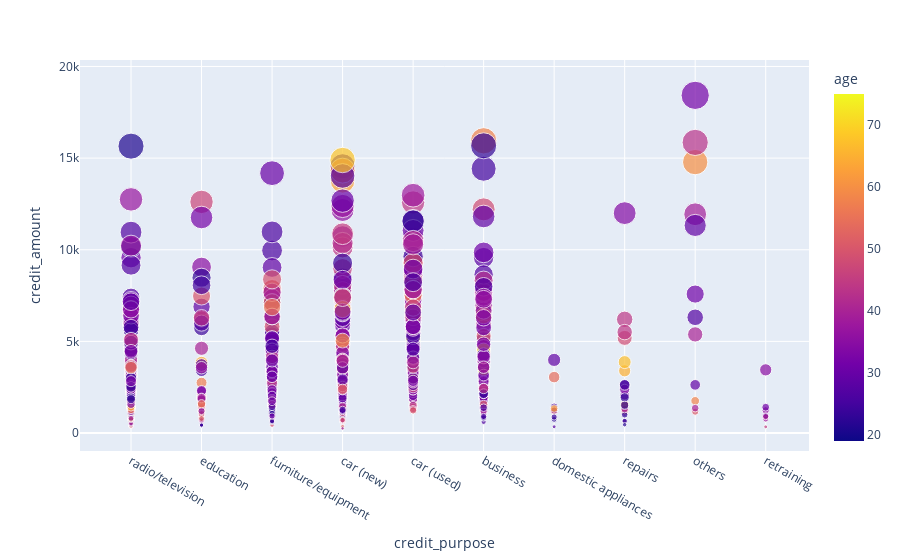

Notebook source saved alongside this figure:
### Markdown cell above
### Which purposes of credit are more frequent?
    - What femaleS make loan more frequently for?
    - What maleS make loan more frequently for?

### Code cell
row = df[['credit_purpose', 'credit_amount', 'age', 'gender']]

credit_purpose_dict = {
    'A40': 'car (new)',
    'A41': 'car (used)',
    'A42': 'furniture/equipment',
    'A43': 'radio/television',
    'A44': 'domestic appliances',
    'A45': 'repairs',
    'A46': 'education',
    'A47': 'vacation',
    'A48': 'retraining',
    'A49': 'business',
    'A410': 'others'
}
row['credit_purpose'] = row['credit_purpose'].map(credit_purpose_dict)

print('The list of loans needs by desceding order: \n', row['credit_purpose'].value_counts())
print('The list of loans needs for male gender by desceding order: \n', row[row['gender'] == 'male']['credit_purpose'].value_counts())
print('The list of loans needs for female gender by desceding order: \n', row[row['gender'] == 'female']['credit_purpose'].value_counts())

# filtered by age
print('The list of loans needs for male gender by desceding order: \n', row[row['gender'] == 'male']['credit_purpose'].value_counts())
print('The list of loans needs for female gender by desceding order: \n', row[row['gender'] == 'female']['credit_purpose'].value_counts())

fig = px.scatter(row, x=row['credit_purpose'], y='credit_amount', color='age',
                 size='credit_amount', hover_data=['credit_purpose'])
fig.show()

# Conclusion
# - The list of ALL loans needs by desceding order per male AND female:
# radio/television       280
# car (new)              234
# furniture/equipment    181
# car (used)             103
# business                97
# education               50
# repairs                 22
# others                  12
# domestic appliances     12
# retraining               9

# - The TOP 5 list of loans needs for male gender by desceding order:
# radio/television       195
# car (new)              164
# furniture/equipment    107
# car (used)              79
# business                78

# - The TOP 5 list of loans needs for female gender by desceding order:
# radio/television       85
# furniture/equipment    74
# car (new)              70
# car (used)             24
# education              21
# business               19

### Figure 1 — Plotly figure (JSON) as saved in the notebook; plotly's stock layout.template omitted (floating-point values rounded to 4 significant figures; data arrays with more than 128 entries replaced by an {"elided": "..."} marker saying what was removed)
{"data": [{"customdata": {"elided": "1000x1 str values"}, "hovertemplate": "credit_purpose=%{customdata[0]}<br>credit_amount=%{marker.size}<br>age=%{marker.color}<extra></extra>", "legendgroup": "", "marker": {"color": {"elided": "1000 int values"}, "coloraxis": "coloraxis", "size": {"elided": "1000 int values"}, "sizemode": "area", "sizeref": 46.06, "symbol": "circle"}, "mode": "markers", "name": "", "orientation": "v", "showlegend": false, "type": "scatter", "x": {"elided": "1000 str values"}, "xaxis": "x", "y": {"elided": "1000 int values"}, "yaxis": "y"}], "layout": {"coloraxis": {"colorbar": {"title": {"text": "age"}}, "colorscale": [[0, "#0d0887"], [0.1111, "#46039f"], [0.2222, "#7201a8"], [0.3333, "#9c179e"], [0.4444, "#bd3786"], [0.5556, "#d8576b"], [0.6667, "#ed7953"], [0.7778, "#fb9f3a"], [0.8889, "#fdca26"], [1, "#f0f921"]]}, "legend": {"itemsizing": "constant", "tracegroupgap": 0}, "margin": {"t": 60}, "xaxis": {"anchor": "y", "domain": [0, 1], "title": {"text": "credit_purpose"}}, "yaxis": {"anchor": "x", "domain": [0, 1], "title": {"text": "credit_amount"}}}}
